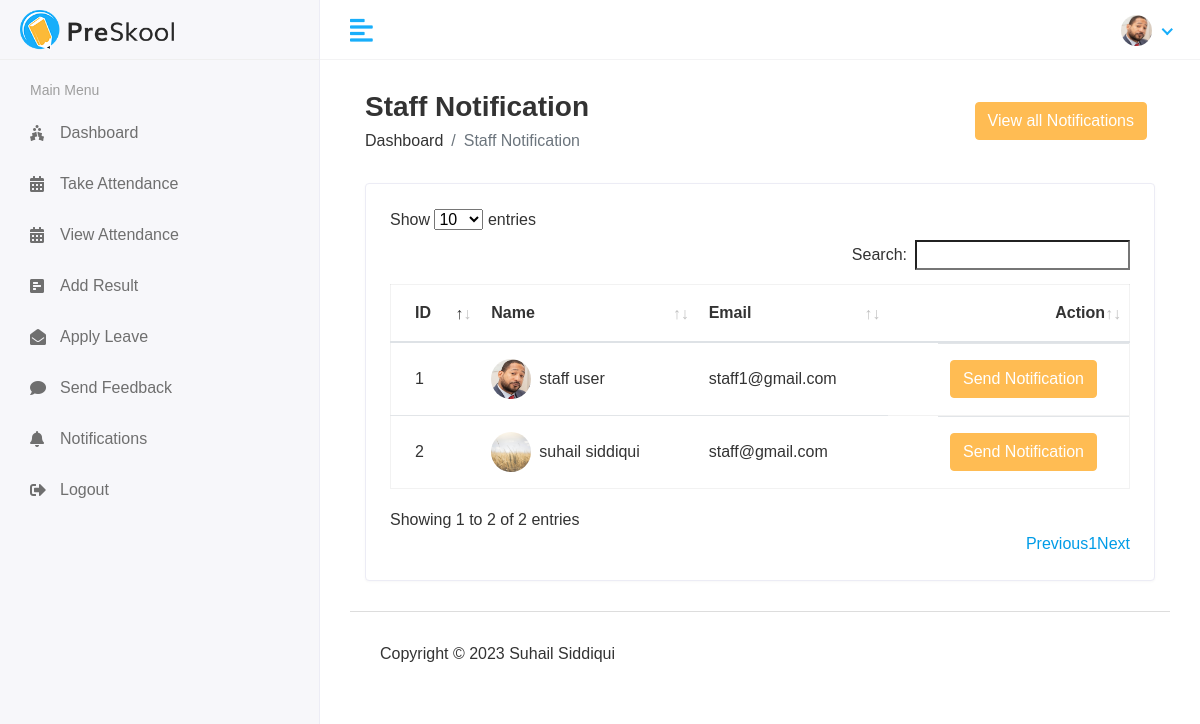
The page /Hod/Staff/send_notifications (signed in) on the database its author committed.
### student_management_app/models.py (models this page shows, shortened)
class CustomUser(AbstractUser):
    HOD = '1'
    STAFF = '2'
    STUDENT = '3'
    EMAIL_TO_USER_TYPE_MAP = {
        'hod': HOD,
        'staff': STAFF,
        'student': STUDENT
    }
    user_type_data = ((1, "HOD"), (2, "Staff"), (3, "Student"))
    user_type = models.CharField(default=1, choices=user_type_data, max_length=10)
    profile_pic = models.ImageField(upload_to='media/profile_pic')

class Staff(models.Model):
    admin = models.OneToOneField(CustomUser,on_delete=models.CASCADE)
    address =models.TextField()
    gender = models.CharField(max_length=100)
    created_at = models.DateTimeField(auto_now_add=True)
    updated_at = models.DateTimeField(auto_now = True)

### student_management_app/Hodviews.py (the view)
# urls.py: path('Hod/Staff/send_notifications',Hodviews.staff_send_notifications, name='staff_send_notification'),
@login_required(login_url='/')
def staff_send_notifications(request):
    staff = Staff.objects.all()
    see_notification = Staff_notification.objects.all().order_by('-id')[0:5]
    context = {
        'staff': staff,
        'see_notification':see_notification,
        }
    return render(request,'Hod/staff_send_notification.html',context)

### Templates/Hod/staff_send_notification.html (shortened to what this page needs)
{% extends "base_hod.html" %} {% block content %}
<div class="content container-fluid">
    <div class="page-header">
        <div class="row align-items-center">
            <div class="col">
                <h3 class="page-title">Staff Notification</h3>
                <ul class="breadcrumb">
                    <li class="breadcrumb-item"><a href="#">Dashboard</a></li>
                    <li class="breadcrumb-item active">Staff Notification</li>
                </ul>
            </div>
            <div
                class="col-auto text-right float-right ml-auto"
                data-bs-toggle="modal"
                data-bs-target="#exampleModal">
                <button href="#" class="btn btn-primary mr-2">
                    View all Notifications
                </button>
            </div>
        </div>
    </div>
    <div class="row">
        <div class="col-sm-12">
            <div class="card card-table">
                <div class="card-body">
                    <div class="table-responsive">
                        <table id="table_id"
                            class="table table-hover table-center mb-0">
                            <thead>
                                <tr>
                                    <th>ID</th>
                                    <th>Name</th>
                                    <th>Email</th>
                                    <th class="text-right">Action</th>
                                </tr>
                            </thead>
                            <tbody>
                                {% for i in staff%}
                                <tr>
                                    <td>{{i.id}}</td>
                                    <td>
                                        <h2 class="table-avatar">
                                            <a
                                                href="student-details.html"
                                                class="avatar avatar-sm mr-2"><img
                                                    class="avatar-img rounded-circle"
                                                    src="/{{i.admin.profile_pic}}"
                                                    alt="User Image" /></a>
                                            <a href="student-details.html">{{i.admin.first_name}}
                                                {{i.admin.last_name}}</a>
                                        </h2>
                                    </td>
                                    <td>{{i.admin.email}}</td>
                                    <td
                                        class="col-auto text-right float-right ml-auto"
                                        data-bs-toggle="modal"
                                        data-bs-target="#exampleModal1-{{forloop.counter}}">
                                        <button href="#"
                                            class="btn btn-primary mr-2">
                                           Send Notification
                                        </button>
                                    </td>
                                </tr>
                                {% endfor %}
                            </tbody>
                        </table>
                    </div>
                </div>
            </div>
        </div>
    </div>
</div>
{% endblock content %}

### Templates/base_hod.html (shortened to what this page needs)
<!DOCTYPE html>
<html lang="en">
   {% load static %}
   {% load active_link_tags %}
   <head>
      <link rel="stylesheet" href="{% static 'assets/plugins/bootstrap/css/bootstrap.min.css' %}">
      <link rel="stylesheet" href="{% static 'assets/plugins/fontawesome/css/fontawesome.min.css' %}">
      <link rel="stylesheet" href="{% static 'assets/plugins/fontawesome/css/all.min.css' %}">
      <link rel="stylesheet" href="{% static 'assets/css/style.css' %}">
       <link rel="stylesheet" href="{% static 'assets/plugins/datatables/datatables.min.css' %}">
   </head>
   <body>
      <div class="main-wrapper">
         <div class="header">
            <div class="header-left">
               <a href="index.html" class="logo">
               <img src="{% static 'assets/img/logo.png' %}" alt="Logo">
               </a>
            </div>
             <a href="#" id="toggle_btn">
             <i class="fas fa-align-left"></i>
             </a>
             <ul class="nav user-menu">
                <li class="nav-item dropdown has-arrow">
                   <a href="#" class="dropdown-toggle nav-link" data-toggle="dropdown">
                     {% if user.profile_pic == "" %}
                     <span class="user-img"><img class="rounded-circle" src="{% static 'assets/img/login.jpg' %}"  width="31"></span>
                     {% else %}
                   <span class="user-img"><img class="rounded-circle" src="/{{user.profile_pic}}"  width="31"></span>
                     {% endif %}
                   </a>
                </li>
             </ul>
         </div>
         <div class="sidebar" id="sidebar">
            <div class="sidebar-inner slimscroll">
               <div id="sidebar-menu" class="sidebar-menu">
                  {% if user.user_type == '1' %}
                  <ul>
                     <li class="menu-title">
                        <span>Main Menu</span>
                     </li>
                     <li class="{% active_link 'hod_home' 'active' %}">
                       <a href="{% url 'hod_home' %}"><i class="fas fa-user-graduate"></i> <span>Dashboard</span></a>
                     </li>
                     <li class="submenu {% active_link 'view_student' 'active' %} {% active_link 'add_student' 'active' %}">
                        <a href="#"><i class="fas fa-user-graduate"></i> <span>Students</span> <span class="menu-arrow"></span></a>
                        <ul>
                           <li><a href="{% url 'view_student' %}">View Student</a></li>
                           <li><a href="{% url 'add_student'%}">Add Student</a></li>
                        </ul>
                     </li>
                     <li class="submenu {% active_link 'view_staff' 'active' %} {% active_link 'add_staff' 'active' %}">
                        <a href="#"><i class="fas fa-chalkboard-teacher"></i> <span> Staff</span> <span class="menu-arrow"></span></a>
                        <ul>
                           <li><a href="{% url 'view_staff' %}">View Staff</a></li>
                           <li><a href="{% url 'add_staff' %}">Add Staff </a></li>
                        </ul>
                     </li>
                     <li class="submenu {% active_link 'view_course' 'active' %} {% active_link 'add_course' 'active' %}">
                        <a href="#"><i class="fa fa-graduation-cap"></i> <span> Courses</span> <span class="menu-arrow"></span></a>
                        <ul>
                           <li><a href="{% url 'view_course' %}">Course List</a></li>
                           <li><a href="{% url 'add_course' %}">Add Course </a></li>
                        </ul>
                     </li>
                     <li class="submenu {% active_link 'view_subject' 'active' %} {% active_link 'add_subject' 'active' %}">
                        <a href="#"><i class="fas fa-book-reader"></i> <span> Subjects</span> <span class="menu-arrow"></span></a>
                        <ul>
                           <li><a href="{% url 'view_subject' %}">Subject List</a></li>
                           <li><a href="{% url 'add_subject' %}">Add Subject </a></li>
                        </ul>
                     </li>
                     <li class="submenu {% active_link 'view_session' 'active' %} {% active_link 'add_session' 'active' %}">
                        <a href="#"><i class="fa fa-clock"></i> <span> Sessions</span> <span class="menu-arrow"></span></a>
                        <ul>
                           <li><a href="{% url 'view_session' %}">Session List</a></li>
                           <li><a href="{% url 'add_session' %}">Add Session </a></li>
                        </ul>
                     </li>
                     <li  class="{% active_link 'staff_send_notification' 'active' %}">
                       <a href="{% url 'staff_send_notification' %}"><i class="fa fa-bell"></i> <span> Send Staff Notification</span></a>
                     </li>
                     <li  class="{% active_link 'student_send_notification' 'active' %}">
                       <a href="{% url 'student_send_notification' %}"><i class="fa fa-bell"></i> <span> Send Student Notification</span></a>
                     </li>
                     <li  class="{% active_link 'view_attendance' 'active' %}">
                       <a href="{% url 'view_attendance' %}"><i class="fa fa-calendar-alt"></i> <span> View Attendance</span></a>
                     </li>
                     <li class="{% active_link 'staff_feedback_reply' 'active' %}">
                       <a href="{% url 'staff_feedback_reply' %}"><i class="fas fa-comments"></i> <span> Staff Feedback</span></a>
                     </li>
                     <li class="{% active_link 'student_feedback_reply' 'active' %}">
                       <a href="{% url 'student_feedback_reply' %}"><i class="fas fa-comments"></i> <span> Student Feedback</span></a>
                     </li>
                     <li class="{% active_link 'staff_leave_view' 'active' %}">
                       <a href="{% url 'staff_leave_view' %}"><i class="fas fa-envelope"></i> <span> Staff Leave</span></a>
                     </li>
                     <li class="{% active_link 'student_leave_view' 'active' %}">
                       <a href="{% url 'student_leave_view' %}"><i class="fas fa-envelope"></i> <span> Student Leave</span></a>
                     </li>
                     <li class="{% active_link '#' 'active' %}">
                       <a href="{% url 'dologout' %}"><i class="fa fa-sign-out-alt"></i> <span> Logout</span></a>
                     </li>
                  </ul>
                  {% elif user.user_type == '2' %}
                  <ul>
                     <li class="menu-title">
                        <span>Main Menu</span>
                     </li>
                     <li class="{% active_link 'staff_home' 'active' %}">
                       <a href="{% url 'staff_home' %}"><i class="fas fa-holly-berry"></i> <span>Dashboard</span></a>
                     </li>
                     <li class="{% active_link 'staff_take_attendance' 'active' %}">
                       <a href="{% url 'staff_take_attendance' %}"><i class="fa fa-calendar-alt"></i> <span>Take Attendance</span></a>
                     </li>
                     <li class="{% active_link 'staff_view_attendance' 'active' %}">
                       <a href="{% url 'staff_view_attendance' %}"><i class="fa fa-calendar-alt"></i> <span>View Attendance</span></a>
                     </li>
                     <li class="{% active_link 'staff_add_result' 'active' %}">
                       <a href="{% url 'staff_add_result' %}"><i class="fas fa-poll-h"></i> <span>Add Result</span></a>
                     </li>
                     <li class="{% active_link 'staff_apply_leave' 'active' %}">
                       <a href="{% url 'staff_apply_leave' %}"><i class="fas fa-envelope-open"></i> <span>Apply Leave</span></a>
                     </li>
                     <li class="{% active_link 'staff_send_feedback' 'active' %}">
                       <a href="{% url 'staff_send_feedback' %}"><i class="fas fa-comment"></i> <span>Send Feedback</span></a>
                     </li>
                     <li class="{% active_link 'notifications' 'active' %}">
                       <a href="{% url 'notifications' %}"><i class="fas fa-bell"></i> <span>Notifications</span></a>
                     </li>
                     <li class="{% active_link '#' 'active' %}">
                        <a href="{% url 'dologout' %}"><i class="fa fa-sign-out-alt"></i> <span> Logout</span></a>
                      </li>
                  </ul>
                  {% endif %}
               </div>
            </div>
        </div>
         <div class="page-wrapper">
            <div class="content container-fluid">
               {% block content %}
               {% endblock content %}
               <footer>
                  <p>Copyright © 2023 Suhail Siddiqui</p>
              </footer>
            </div>
         </div>
      </div>
 </body>
</html>

### rows shown on the page
CustomUser: profile_pic (picture)
Staff: id "1", admin.profile_pic (picture), admin.first_name "staff", admin.last_name "user", admin.email "staff1@gmail.com"
Staff: id "2", admin.profile_pic (picture), admin.first_name "suhail", admin.last_name "siddiqui", admin.email "staff@gmail.com"
